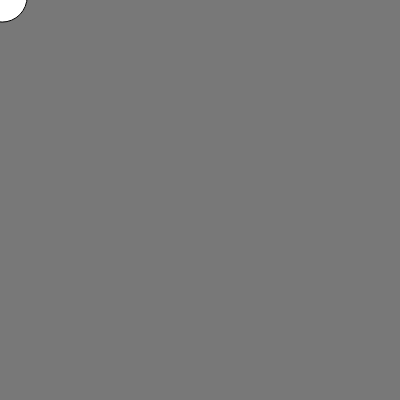
Frame 1 (no input)
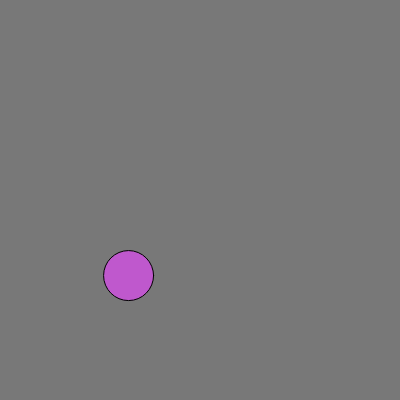
Frame 60 (no input)
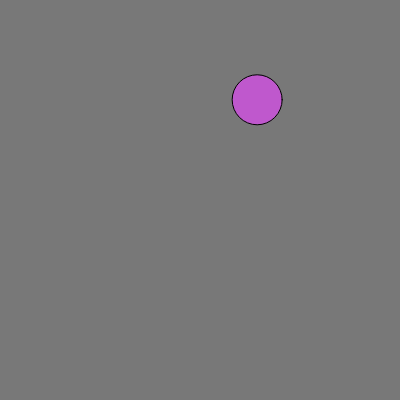
Frame 120 (the mouse pressed at the canvas centre since frame 60)

The p5.js sketch that drew these frames (run headless with seeded random() and noise() and a simulated clock; from frame 60 on, the mouse is pressed at the canvas centre):

// p5.js sketch
// ── sketch.js
//https://github.com/stavrosdidakis/DAT-GAD-405_2017
//https://p5js.org

//DAT405 / GAD405
//09_Exercise 4 - Color Coordinates
let size = 50;
let x = 0;
let y = 0;
let r, g, b = 255;
let speedX = 0;
let speedY = 0;

function setup() {
  createCanvas(400, 400); //Use this function to define the size of the output window
  speedX = random (-5, 5);
  speedY = random (-5, 5);

}

function draw() {
  background(120);
  x = x + speedX;
  y = y + speedY;

  if (x > 425) {
    r= random (255);
    g= random (255);
    b= random (255);
    x = -25;
  }

  if (x < -25) {
    r= random (255);
    g= random (255);
    b= random (255);
    x = 425;
  }

  if (y > 425) {
    r= random (255);
    g= random (255);
    b= random (255);
    y = -25;
  }

  if (y < -25) {
    r= random (255);
    g= random (255);
    b= random (255);
    y = 425;
  }

  fill(r, g, b);
  ellipse (x, y, size, size);
}
